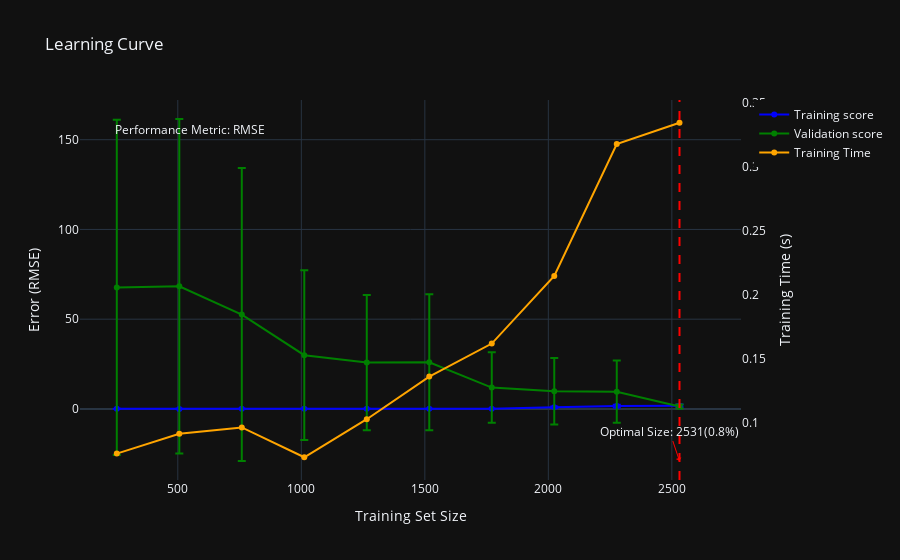

The cell this chart's notebook holds for it:
### Code cell
# regressor.calculate_learning_curve()
# regressor.calculate_optimal_size()
regressor.plot_learning_curve()

### Figure 1 — Plotly figure (JSON) as saved in the notebook; plotly's stock layout.template omitted (floating-point values rounded to 4 significant figures)
{"data": [{"error_y": {"array": [-0.04608, -0.03893, -0.005194, -0.015, -0.01126, -0.0126, -0.01742, -0.4102, -0.7602, -0.6934], "color": "blue", "type": "data", "visible": true}, "line": {"color": "blue"}, "mode": "lines+markers", "name": "Training score", "type": "scatter", "x": [253, 506, 759, 1012, 1265, 1518, 1771, 2024, 2277, 2531], "y": [0.04165, 0.03312, 0.1223, 0.1456, 0.1301, 0.1274, 0.1189, 0.921, 1.62, 1.795]}, {"error_y": {"array": [-93.41, -93.21, -81.58, -47.25, -37.68, -37.88, -19.64, -18.56, -17.34, -1.087], "color": "green", "type": "data", "visible": true}, "line": {"color": "green"}, "mode": "lines+markers", "name": "Validation score", "type": "scatter", "x": [253, 506, 759, 1012, 1265, 1518, 1771, 2024, 2277, 2531], "y": [67.69, 68.32, 52.58, 29.95, 25.86, 26.0, 11.9, 9.838, 9.616, 1.36]}, {"line": {"color": "orange"}, "mode": "lines+markers", "name": "Training Time", "type": "scatter", "x": [253, 506, 759, 1012, 1265, 1518, 1771, 2024, 2277, 2531], "y": [0.07594, 0.09146, 0.09637, 0.07309, 0.1028, 0.1361, 0.1619, 0.2146, 0.3177, 0.3343], "yaxis": "y2"}], "layout": {"annotations": [{"font": {"size": 12}, "showarrow": false, "text": "Performance Metric: RMSE", "x": 0.05, "xref": "paper", "y": 0.95, "yref": "paper"}, {"arrowcolor": "red", "arrowhead": 1, "font": {"size": 12}, "showarrow": true, "text": "Optimal Size: 2531(0.8%)", "x": 2531, "xref": "x", "y": 0.05, "yref": "paper"}], "shapes": [{"line": {"color": "red", "dash": "dash"}, "type": "line", "x0": 2531, "x1": 2531, "xref": "x", "y0": 0, "y1": 1, "yref": "paper"}], "title": {"text": "Learning Curve"}, "xaxis": {"title": {"text": "Training Set Size"}}, "yaxis": {"title": {"text": "Error (RMSE)"}}, "yaxis2": {"overlaying": "y", "showgrid": false, "side": "right", "title": {"text": "Training Time (s)"}}}}
